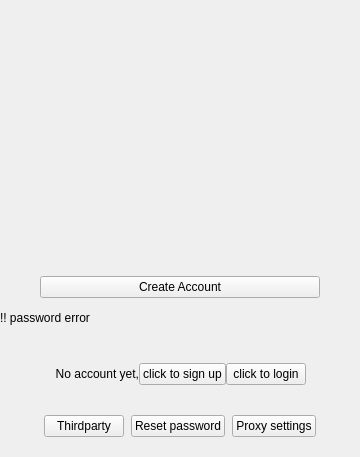
<?xml version="1.0" encoding="UTF-8"?>
<ui version="4.0">
 <class>WizLoginWidget</class>
 <widget class="QWidget" name="WizLoginWidget">
  <property name="geometry">
   <rect>
    <x>0</x>
    <y>0</y>
    <width>360</width>
    <height>457</height>
   </rect>
  </property>
  <property name="windowTitle">
   <string>Form</string>
  </property>
  <layout class="QVBoxLayout" name="verticalLayout_7">
   <property name="spacing">
    <number>0</number>
   </property>
   <property name="leftMargin">
    <number>0</number>
   </property>
   <property name="topMargin">
    <number>0</number>
   </property>
   <property name="rightMargin">
    <number>0</number>
   </property>
   <property name="bottomMargin">
    <number>0</number>
   </property>
   <item>
    <widget class="QWidget" name="widget_logo" native="true">
     <property name="styleSheet">
      <string notr="true"/>
     </property>
     <layout class="QHBoxLayout" name="horizontalLayout_8">
      <property name="spacing">
       <number>0</number>
      </property>
      <property name="leftMargin">
       <number>0</number>
      </property>
      <property name="topMargin">
       <number>0</number>
      </property>
      <property name="rightMargin">
       <number>0</number>
      </property>
      <property name="bottomMargin">
       <number>0</number>
      </property>
      <item>
       <layout class="QHBoxLayout" name="horizontalLayout_10">
        <property name="spacing">
         <number>0</number>
        </property>
        <item>
         <spacer name="horizontalSpacer_7">
          <property name="orientation">
           <enum>Qt::Horizontal</enum>
          </property>
          <property name="sizeHint" stdset="0">
           <size>
            <width>0</width>
            <height>10</height>
           </size>
          </property>
         </spacer>
        </item>
        <item>
         <widget class="QLabel" name="label_logo">
          <property name="minimumSize">
           <size>
            <width>0</width>
            <height>90</height>
           </size>
          </property>
          <property name="styleSheet">
           <string notr="true"/>
          </property>
          <property name="text">
           <string/>
          </property>
         </widget>
        </item>
        <item>
         <spacer name="horizontalSpacer_12">
          <property name="orientation">
           <enum>Qt::Horizontal</enum>
          </property>
          <property name="sizeHint" stdset="0">
           <size>
            <width>0</width>
            <height>10</height>
           </size>
          </property>
         </spacer>
        </item>
       </layout>
      </item>
     </layout>
    </widget>
   </item>
   <item>
    <widget class="QLabel" name="label_placehold">
     <property name="minimumSize">
      <size>
       <width>0</width>
       <height>20</height>
      </size>
     </property>
     <property name="text">
      <string/>
     </property>
    </widget>
   </item>
   <item>
    <widget class="QStackedWidget" name="stackedWidget">
     <property name="currentIndex">
      <number>1</number>
     </property>
     <widget class="QWidget" name="page">
      <layout class="QVBoxLayout" name="verticalLayout_3">
       <property name="spacing">
        <number>0</number>
       </property>
       <property name="leftMargin">
        <number>0</number>
       </property>
       <property name="topMargin">
        <number>25</number>
       </property>
       <property name="rightMargin">
        <number>0</number>
       </property>
       <property name="bottomMargin">
        <number>10</number>
       </property>
       <item>
        <layout class="QHBoxLayout" name="horizontalLayout_9">
         <property name="spacing">
          <number>0</number>
         </property>
         <item>
          <spacer name="horizontalSpacer_2">
           <property name="orientation">
            <enum>Qt::Horizontal</enum>
           </property>
           <property name="sizeHint" stdset="0">
            <size>
             <width>30</width>
             <height>20</height>
            </size>
           </property>
          </spacer>
         </item>
         <item>
          <layout class="QVBoxLayout" name="verticalLayout_2">
           <property name="spacing">
            <number>0</number>
           </property>
           <item>
            <layout class="QVBoxLayout" name="verticalLayout">
             <property name="spacing">
              <number>0</number>
             </property>
             <item>
              <widget class="WizIconLineEditContainer" name="wgt_usercontainer" native="true">
               <property name="sizePolicy">
                <sizepolicy hsizetype="Preferred" vsizetype="Maximum">
                 <horstretch>0</horstretch>
                 <verstretch>0</verstretch>
                </sizepolicy>
               </property>
               <property name="minimumSize">
                <size>
                 <width>0</width>
                 <height>15</height>
                </size>
               </property>
              </widget>
             </item>
             <item>
              <widget class="WizIconLineEditContainer" name="wgt_passwordcontainer" native="true">
               <property name="sizePolicy">
                <sizepolicy hsizetype="Preferred" vsizetype="Maximum">
                 <horstretch>0</horstretch>
                 <verstretch>0</verstretch>
                </sizepolicy>
               </property>
               <property name="minimumSize">
                <size>
                 <width>0</width>
                 <height>15</height>
                </size>
               </property>
              </widget>
             </item>
             <item>
              <widget class="WizIconLineEditContainer" name="wgt_serveroptioncontainer" native="true">
               <property name="minimumSize">
                <size>
                 <width>0</width>
                 <height>15</height>
                </size>
               </property>
              </widget>
             </item>
             <item>
              <spacer name="verticalSpacer_2">
               <property name="orientation">
                <enum>Qt::Vertical</enum>
               </property>
               <property name="sizeHint" stdset="0">
                <size>
                 <width>20</width>
                 <height>8</height>
                </size>
               </property>
              </spacer>
             </item>
            </layout>
           </item>
           <item>
            <layout class="QHBoxLayout" name="horizontalLayout_2">
             <property name="spacing">
              <number>0</number>
             </property>
             <item>
              <widget class="QCheckBox" name="cbx_remberPassword">
               <property name="sizePolicy">
                <sizepolicy hsizetype="Maximum" vsizetype="Preferred">
                 <horstretch>0</horstretch>
                 <verstretch>0</verstretch>
                </sizepolicy>
               </property>
               <property name="maximumSize">
                <size>
                 <width>16777215</width>
                 <height>30</height>
                </size>
               </property>
               <property name="text">
                <string>Remember password</string>
               </property>
              </widget>
             </item>
             <item>
              <spacer name="horizontalSpacer_6">
               <property name="orientation">
                <enum>Qt::Horizontal</enum>
               </property>
               <property name="sizeHint" stdset="0">
                <size>
                 <width>30</width>
                 <height>33</height>
                </size>
               </property>
              </spacer>
             </item>
             <item>
              <widget class="QCheckBox" name="cbx_autologin">
               <property name="sizePolicy">
                <sizepolicy hsizetype="Maximum" vsizetype="Minimum">
                 <horstretch>0</horstretch>
                 <verstretch>0</verstretch>
                </sizepolicy>
               </property>
               <property name="maximumSize">
                <size>
                 <width>16777215</width>
                 <height>42</height>
                </size>
               </property>
               <property name="text">
                <string>Auto sign in</string>
               </property>
              </widget>
             </item>
            </layout>
           </item>
           <item>
            <spacer name="verticalSpacer">
             <property name="orientation">
              <enum>Qt::Vertical</enum>
             </property>
             <property name="sizeHint" stdset="0">
              <size>
               <width>20</width>
               <height>15</height>
              </size>
             </property>
            </spacer>
           </item>
           <item>
            <layout class="QHBoxLayout" name="horizontalLayout_3">
             <property name="spacing">
              <number>0</number>
             </property>
             <item>
              <widget class="WizStyleButton" name="btn_login">
               <property name="sizePolicy">
                <sizepolicy hsizetype="Minimum" vsizetype="Preferred">
                 <horstretch>0</horstretch>
                 <verstretch>0</verstretch>
                </sizepolicy>
               </property>
               <property name="minimumSize">
                <size>
                 <width>280</width>
                 <height>0</height>
                </size>
               </property>
               <property name="styleSheet">
                <string notr="true"/>
               </property>
               <property name="text">
                <string>Login</string>
               </property>
              </widget>
             </item>
            </layout>
           </item>
          </layout>
         </item>
         <item>
          <spacer name="horizontalSpacer_3">
           <property name="orientation">
            <enum>Qt::Horizontal</enum>
           </property>
           <property name="sizeHint" stdset="0">
            <size>
             <width>30</width>
             <height>20</height>
            </size>
           </property>
          </spacer>
         </item>
        </layout>
       </item>
      </layout>
     </widget>
     <widget class="QWidget" name="page_2">
      <layout class="QVBoxLayout" name="verticalLayout_8">
       <property name="spacing">
        <number>0</number>
       </property>
       <property name="leftMargin">
        <number>0</number>
       </property>
       <property name="topMargin">
        <number>25</number>
       </property>
       <property name="rightMargin">
        <number>0</number>
       </property>
       <property name="bottomMargin">
        <number>10</number>
       </property>
       <item>
        <layout class="QHBoxLayout" name="horizontalLayout_4">
         <property name="spacing">
          <number>0</number>
         </property>
         <item>
          <spacer name="horizontalSpacer_4">
           <property name="orientation">
            <enum>Qt::Horizontal</enum>
           </property>
           <property name="sizeHint" stdset="0">
            <size>
             <width>30</width>
             <height>20</height>
            </size>
           </property>
          </spacer>
         </item>
         <item>
          <layout class="QVBoxLayout" name="verticalLayout_6">
           <property name="spacing">
            <number>0</number>
           </property>
           <item>
            <layout class="QVBoxLayout" name="verticalLayout_5">
             <property name="spacing">
              <number>0</number>
             </property>
             <item>
              <widget class="WizIconLineEditContainer" name="wgt_newUser" native="true">
               <property name="minimumSize">
                <size>
                 <width>0</width>
                 <height>15</height>
                </size>
               </property>
              </widget>
             </item>
             <item>
              <widget class="WizIconLineEditContainer" name="wgt_newPassword" native="true">
               <property name="minimumSize">
                <size>
                 <width>0</width>
                 <height>15</height>
                </size>
               </property>
              </widget>
             </item>
             <item>
              <widget class="WizIconLineEditContainer" name="wgt_passwordRepeat" native="true">
               <property name="minimumSize">
                <size>
                 <width>0</width>
                 <height>15</height>
                </size>
               </property>
              </widget>
             </item>
            </layout>
           </item>
           <item>
            <spacer name="verticalSpacer_6">
             <property name="orientation">
              <enum>Qt::Vertical</enum>
             </property>
             <property name="sizeHint" stdset="0">
              <size>
               <width>20</width>
               <height>20</height>
              </size>
             </property>
            </spacer>
           </item>
           <item>
            <layout class="QVBoxLayout" name="verticalLayout_4">
             <property name="spacing">
              <number>0</number>
             </property>
             <item>
              <widget class="WizStyleButton" name="btn_singUp">
               <property name="sizePolicy">
                <sizepolicy hsizetype="Minimum" vsizetype="Preferred">
                 <horstretch>0</horstretch>
                 <verstretch>0</verstretch>
                </sizepolicy>
               </property>
               <property name="minimumSize">
                <size>
                 <width>280</width>
                 <height>0</height>
                </size>
               </property>
               <property name="text">
                <string>Create Account</string>
               </property>
              </widget>
             </item>
            </layout>
           </item>
          </layout>
         </item>
         <item>
          <spacer name="horizontalSpacer_5">
           <property name="orientation">
            <enum>Qt::Horizontal</enum>
           </property>
           <property name="sizeHint" stdset="0">
            <size>
             <width>30</width>
             <height>20</height>
            </size>
           </property>
          </spacer>
         </item>
        </layout>
       </item>
      </layout>
     </widget>
    </widget>
   </item>
   <item>
    <widget class="QLabel" name="label_passwordError">
     <property name="minimumSize">
      <size>
       <width>0</width>
       <height>20</height>
      </size>
     </property>
     <property name="text">
      <string>!! password error</string>
     </property>
     <property name="wordWrap">
      <bool>true</bool>
     </property>
    </widget>
   </item>
   <item>
    <widget class="QLabel" name="label_separator2">
     <property name="minimumSize">
      <size>
       <width>0</width>
       <height>25</height>
      </size>
     </property>
     <property name="maximumSize">
      <size>
       <width>16777215</width>
       <height>25</height>
      </size>
     </property>
     <property name="text">
      <string/>
     </property>
    </widget>
   </item>
   <item>
    <layout class="QHBoxLayout" name="horizontalLayout_5">
     <property name="topMargin">
      <number>10</number>
     </property>
     <property name="bottomMargin">
      <number>15</number>
     </property>
     <item>
      <spacer name="horizontalSpacer_10">
       <property name="orientation">
        <enum>Qt::Horizontal</enum>
       </property>
       <property name="sizeHint" stdset="0">
        <size>
         <width>10</width>
         <height>0</height>
        </size>
       </property>
      </spacer>
     </item>
     <item>
      <widget class="QLabel" name="label_noaccount">
       <property name="sizePolicy">
        <sizepolicy hsizetype="Maximum" vsizetype="Preferred">
         <horstretch>0</horstretch>
         <verstretch>0</verstretch>
        </sizepolicy>
       </property>
       <property name="text">
        <string>No account yet,</string>
       </property>
       <property name="alignment">
        <set>Qt::AlignRight|Qt::AlignTrailing|Qt::AlignVCenter</set>
       </property>
      </widget>
     </item>
     <item>
      <widget class="QPushButton" name="btn_changeToSignin">
       <property name="sizePolicy">
        <sizepolicy hsizetype="Maximum" vsizetype="Fixed">
         <horstretch>0</horstretch>
         <verstretch>0</verstretch>
        </sizepolicy>
       </property>
       <property name="cursor">
        <cursorShape>PointingHandCursor</cursorShape>
       </property>
       <property name="text">
        <string>click to sign up</string>
       </property>
      </widget>
     </item>
     <item>
      <widget class="QPushButton" name="btn_changeToLogin">
       <property name="sizePolicy">
        <sizepolicy hsizetype="Maximum" vsizetype="Fixed">
         <horstretch>0</horstretch>
         <verstretch>0</verstretch>
        </sizepolicy>
       </property>
       <property name="cursor">
        <cursorShape>PointingHandCursor</cursorShape>
       </property>
       <property name="text">
        <string>click to login</string>
       </property>
      </widget>
     </item>
     <item>
      <spacer name="horizontalSpacer_11">
       <property name="orientation">
        <enum>Qt::Horizontal</enum>
       </property>
       <property name="sizeHint" stdset="0">
        <size>
         <width>10</width>
         <height>0</height>
        </size>
       </property>
      </spacer>
     </item>
    </layout>
   </item>
   <item>
    <layout class="QHBoxLayout" name="horizontalLayout_6">
     <property name="spacing">
      <number>0</number>
     </property>
     <property name="topMargin">
      <number>15</number>
     </property>
     <property name="bottomMargin">
      <number>20</number>
     </property>
     <item>
      <spacer name="horizontalSpacer_9">
       <property name="orientation">
        <enum>Qt::Horizontal</enum>
       </property>
       <property name="sizeHint" stdset="0">
        <size>
         <width>10</width>
         <height>0</height>
        </size>
       </property>
      </spacer>
     </item>
     <item>
      <widget class="QPushButton" name="btn_snsLogin">
       <property name="cursor">
        <cursorShape>PointingHandCursor</cursorShape>
       </property>
       <property name="text">
        <string>Thirdparty</string>
       </property>
      </widget>
     </item>
     <item>
      <widget class="QLabel" name="label_separator3">
       <property name="text">
        <string/>
       </property>
      </widget>
     </item>
     <item>
      <widget class="QPushButton" name="btn_fogetpass">
       <property name="sizePolicy">
        <sizepolicy hsizetype="Maximum" vsizetype="Fixed">
         <horstretch>0</horstretch>
         <verstretch>0</verstretch>
        </sizepolicy>
       </property>
       <property name="cursor">
        <cursorShape>PointingHandCursor</cursorShape>
       </property>
       <property name="text">
        <string>Reset password</string>
       </property>
      </widget>
     </item>
     <item>
      <widget class="QLabel" name="label_separator4">
       <property name="text">
        <string/>
       </property>
      </widget>
     </item>
     <item>
      <widget class="QPushButton" name="btn_proxysetting">
       <property name="sizePolicy">
        <sizepolicy hsizetype="Maximum" vsizetype="Fixed">
         <horstretch>0</horstretch>
         <verstretch>0</verstretch>
        </sizepolicy>
       </property>
       <property name="cursor">
        <cursorShape>PointingHandCursor</cursorShape>
       </property>
       <property name="text">
        <string>Proxy settings</string>
       </property>
      </widget>
     </item>
     <item>
      <spacer name="horizontalSpacer_8">
       <property name="orientation">
        <enum>Qt::Horizontal</enum>
       </property>
       <property name="sizeHint" stdset="0">
        <size>
         <width>10</width>
         <height>0</height>
        </size>
       </property>
      </spacer>
     </item>
    </layout>
   </item>
  </layout>
 </widget>
 <customwidgets>
  <customwidget>
   <class>WizStyleButton</class>
   <extends>QPushButton</extends>
   <header>share/WizUI.h</header>
  </customwidget>
  <customwidget>
   <class>WizIconLineEditContainer</class>
   <extends>QWidget</extends>
   <header>share/WizUI.h</header>
   <container>1</container>
  </customwidget>
 </customwidgets>
 <tabstops>
  <tabstop>cbx_remberPassword</tabstop>
  <tabstop>cbx_autologin</tabstop>
  <tabstop>btn_login</tabstop>
  <tabstop>btn_singUp</tabstop>
  <tabstop>btn_changeToSignin</tabstop>
  <tabstop>btn_changeToLogin</tabstop>
  <tabstop>btn_fogetpass</tabstop>
 </tabstops>
 <resources/>
 <connections/>
</ui>
